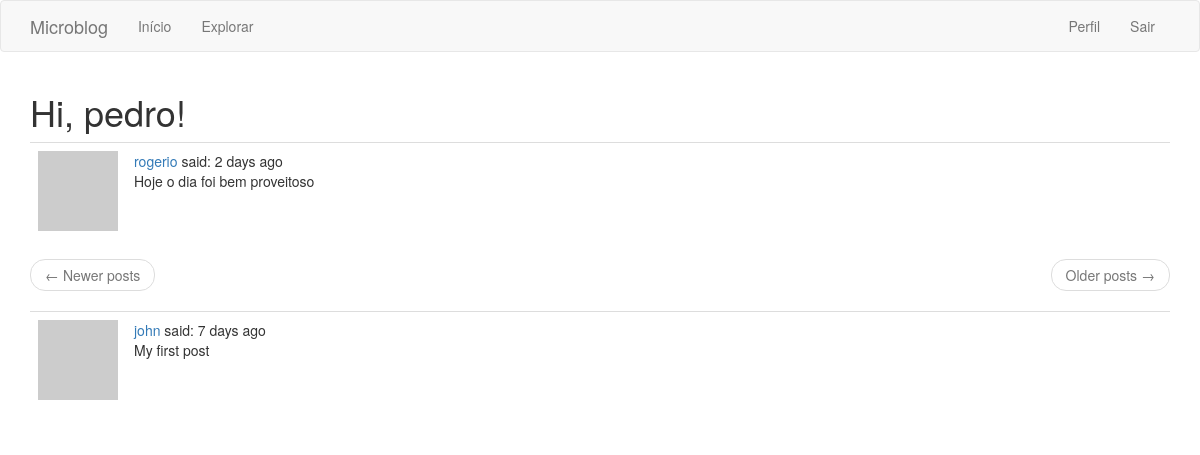
Before: /explore (signed in) with the older database file.
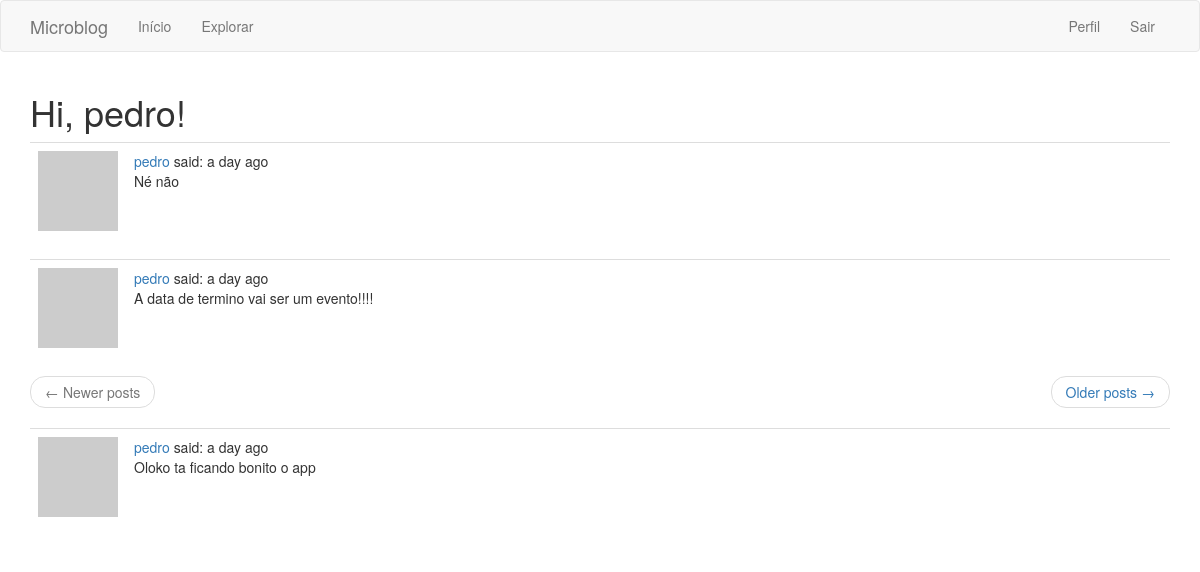
After: the same page with the newer database file.
### app/models.py (models this page shows, shortened)
class Post(db.Model):
    id = db.Column(db.Integer, primary_key=True)
    body = db.Column(db.String(140))
    timestamp = db.Column(db.DateTime, index=True, default=datetime.utcnow)
    user_id = db.Column(db.Integer, db.ForeignKey('user.id'))

class User(UserMixin, db.Model):
    id = db.Column(db.Integer, primary_key=True)
    username = db.Column(db.String(64), index=True, unique=True)
    email = db.Column(db.String(120), index=True, unique=True)
    password_hash = db.Column(db.String(128))
    posts = db.relationship('Post', backref='author', lazy='dynamic')
    about_me = db.Column(db.String(140))
    last_seen = db.Column(db.DateTime, default=datetime.utcnow)
    followed = db.relationship(
        'User', secondary=followers,
        primaryjoin=(followers.c.follower_id == id),
        secondaryjoin=(followers.c.followed_id == id),
        backref=db.backref('followers', lazy='dynamic'), lazy='dynamic'
    )
    def avatar(self, size):
        digest = md5(self.email.lower().encode('utf-8')).hexdigest()
        return 'https://www.gravatar.com/avatar/{}?d=identicon&s={}'.format(digest, size)

### app/routes.py (the view)
@app.route('/explore')
@login_required
def explore():
    page = request.args.get('page', 1, type=int)
    posts = Post.query.order_by(Post.timestamp.desc()).paginate(
        page, app.config['POSTS_PER_PAGE'], False
    )
    next_url = url_for('explore', page = posts.next_num) \
        if posts.has_next else None
    prev_url = url_for('explore', page = posts.prev_num) \
        if posts.has_prev else None
    return render_template('index.html', title='Explore', posts=posts.items, next_url=next_url, prev_url=prev_url)

### app/models.py (called while the page is built)
@login.user_loader
def load_user(id):
    return User.query.get(int(id))

### app/routes.py (called while the page is built)
@app.before_request
def before_request():
    if current_user.is_authenticated:
        current_user.last_seen = datetime.utcnow()
        db.session.commit()

### app/templates/index.html (shortened to what this page needs)
{% extends 'base.html' %}
{% block app_content %}
    <h1>Hi, {{ current_user.username }}!</h1>
    {% for post in posts %}
        {% include '_post.html' %}
    {% endfor %}
    <nav aria-label="...">
        <ul class="pager">
            <li class="previous{% if not prev_url %} disabled{% endif %}">
                <a href="{{ prev_url or '#' }}">
                    <span aria-hidden="true">&larr;</span> Newer posts
                </a>
            </li>
            <li class="next{% if not next_url %} disabled{% endif %}">
                <a href="{{ next_url or '#' }}">
                    Older posts <span aria-hidden="true">&rarr;</span>
                </a>
            </li>
        </ul>
    </nav>
{% endblock %}

### app/templates/_post.html
<table class="table table-hover">
    <tr>
        <td width="70px">
            <a href="{{ url_for('user', username=post.author.username) }}">
                <img src="{{ post.author.avatar(70) }}" />
            </a>
        </td>
        <td>
            <a href="{{ url_for('user', username=post.author.username) }}">
                {{ post.author.username }}
            </a>
            said: {{ moment(post.timestamp).fromNow() }}<br>
            {{ post.body }}
        </td>
    </tr>

Changed rows visible on the page:
no longer on this page (row unchanged): Post: author.username "rogerio", timestamp "2 days ago", body "Hoje o dia foi bem proveitoso"
no longer on this page (row unchanged): Post: author.username "john", timestamp "7 days ago", body "My first post"
added Post: author.username "pedro", timestamp "a day ago", body "Né não"
added Post: author.username "pedro", timestamp "a day ago", body "A data de termino vai ser um evento!!!!"
added Post: author.username "pedro", timestamp "a day ago", body "Oloko ta ficando bonito o app"
